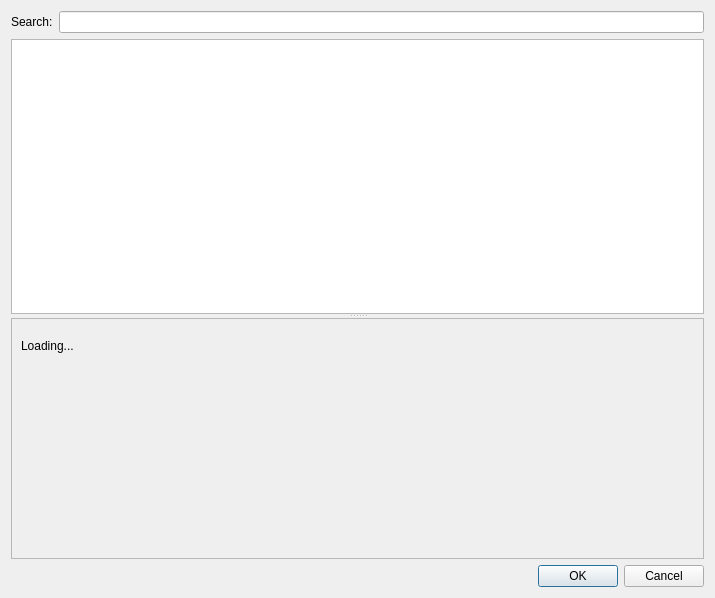
<?xml version="1.0" encoding="UTF-8"?>
<ui version="4.0">
 <class>Dialog</class>
 <widget class="QDialog" name="Dialog">
  <property name="geometry">
   <rect>
    <x>0</x>
    <y>0</y>
    <width>715</width>
    <height>598</height>
   </rect>
  </property>
  <layout class="QVBoxLayout" name="verticalLayout">
   <item>
    <layout class="QHBoxLayout" name="horizontalLayout">
     <item>
      <widget class="QLabel" name="searchLabel">
       <property name="text">
        <string>Search:</string>
       </property>
      </widget>
     </item>
     <item>
      <widget class="QLineEdit" name="search"/>
     </item>
    </layout>
   </item>
   <item>
    <widget class="QSplitter" name="splitter">
     <property name="orientation">
      <enum>Qt::Vertical</enum>
     </property>
     <widget class="QTableWidget" name="table">
      <property name="sizePolicy">
       <sizepolicy hsizetype="Expanding" vsizetype="Expanding">
        <horstretch>0</horstretch>
        <verstretch>1</verstretch>
       </sizepolicy>
      </property>
      <property name="alternatingRowColors">
       <bool>true</bool>
      </property>
      <property name="selectionMode">
       <enum>QAbstractItemView::SingleSelection</enum>
      </property>
      <property name="selectionBehavior">
       <enum>QAbstractItemView::SelectRows</enum>
      </property>
      <property name="showGrid">
       <bool>false</bool>
      </property>
     </widget>
     <widget class="QScrollArea" name="scrollArea">
      <property name="sizePolicy">
       <sizepolicy hsizetype="Expanding" vsizetype="Expanding">
        <horstretch>0</horstretch>
        <verstretch>3</verstretch>
       </sizepolicy>
      </property>
      <property name="frameShape">
       <enum>QFrame::StyledPanel</enum>
      </property>
      <property name="frameShadow">
       <enum>QFrame::Plain</enum>
      </property>
      <property name="verticalScrollBarPolicy">
       <enum>Qt::ScrollBarAsNeeded</enum>
      </property>
      <property name="horizontalScrollBarPolicy">
       <enum>Qt::ScrollBarAlwaysOff</enum>
      </property>
      <widget class="QWidget" name="scrollAreaWidgetContents">
       <property name="geometry">
        <rect>
         <x>0</x>
         <y>0</y>
         <width>494</width>
         <height>54</height>
        </rect>
       </property>
       <property name="sizePolicy">
        <sizepolicy hsizetype="Expanding" vsizetype="Expanding">
         <horstretch>0</horstretch>
         <verstretch>0</verstretch>
        </sizepolicy>
       </property>
       <layout class="QVBoxLayout" name="verticalLayout_2">
        <item>
         <widget class="QLabel" name="bottomLabel">
          <property name="sizePolicy">
           <sizepolicy hsizetype="Expanding" vsizetype="Expanding">
            <horstretch>0</horstretch>
            <verstretch>0</verstretch>
           </sizepolicy>
          </property>
          <property name="maximumSize">
           <size>
            <width>500</width>
            <height>16777215</height>
           </size>
          </property>
          <property name="text">
           <string>Loading...</string>
          </property>
          <property name="wordWrap">
           <bool>true</bool>
          </property>
          <property name="textInteractionFlags">
           <set>Qt::LinksAccessibleByMouse|Qt::TextSelectableByMouse</set>
          </property>
         </widget>
        </item>
       </layout>
      </widget>
     </widget>
    </widget>
   </item>
   <item>
    <widget class="QDialogButtonBox" name="buttonBox">
     <property name="orientation">
      <enum>Qt::Horizontal</enum>
     </property>
     <property name="standardButtons">
      <set>QDialogButtonBox::Cancel|QDialogButtonBox::Ok</set>
     </property>
    </widget>
   </item>
  </layout>
 </widget>
 <resources/>
 <connections>
  <connection>
   <sender>buttonBox</sender>
   <signal>accepted()</signal>
   <receiver>Dialog</receiver>
   <slot>accept()</slot>
   <hints>
    <hint type="sourcelabel">
     <x>248</x>
     <y>254</y>
    </hint>
    <hint type="destinationlabel">
     <x>157</x>
     <y>274</y>
    </hint>
   </hints>
  </connection>
  <connection>
   <sender>buttonBox</sender>
   <signal>rejected()</signal>
   <receiver>Dialog</receiver>
   <slot>reject()</slot>
   <hints>
    <hint type="sourcelabel">
     <x>316</x>
     <y>260</y>
    </hint>
    <hint type="destinationlabel">
     <x>286</x>
     <y>274</y>
    </hint>
   </hints>
  </connection>
 </connections>
</ui>
